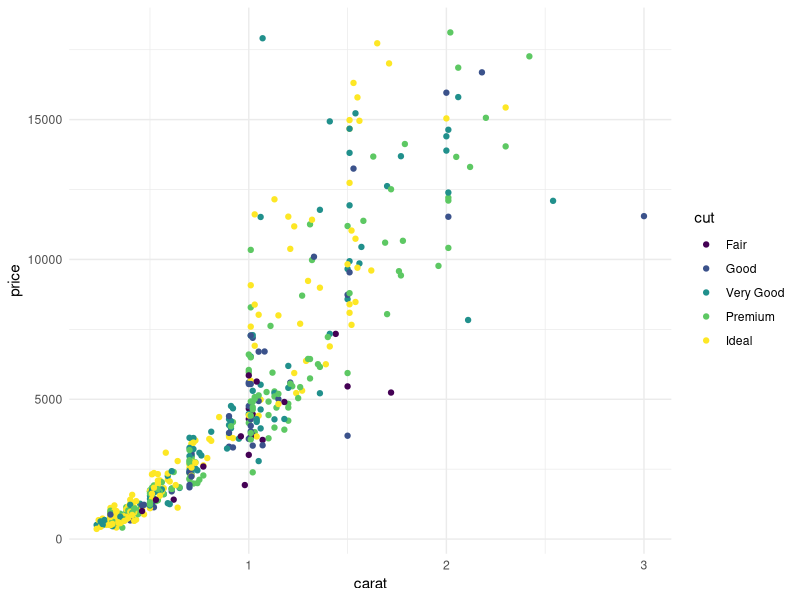
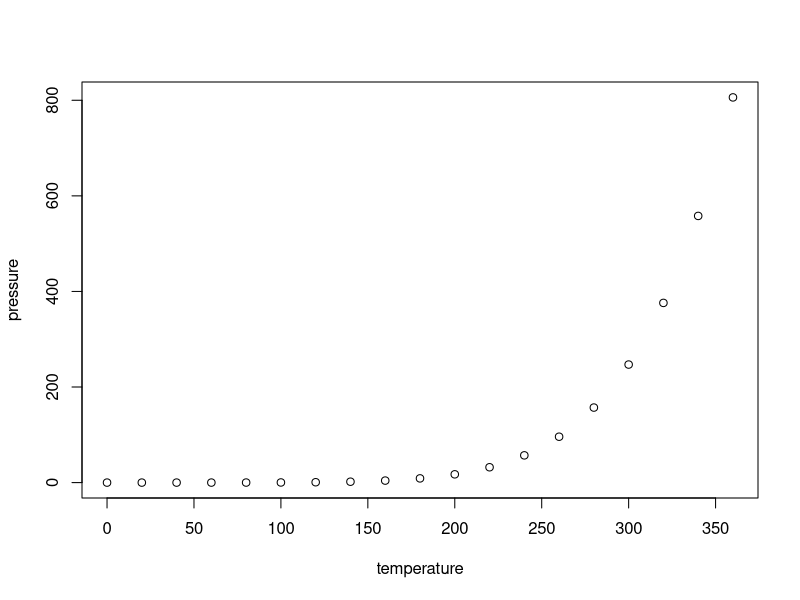
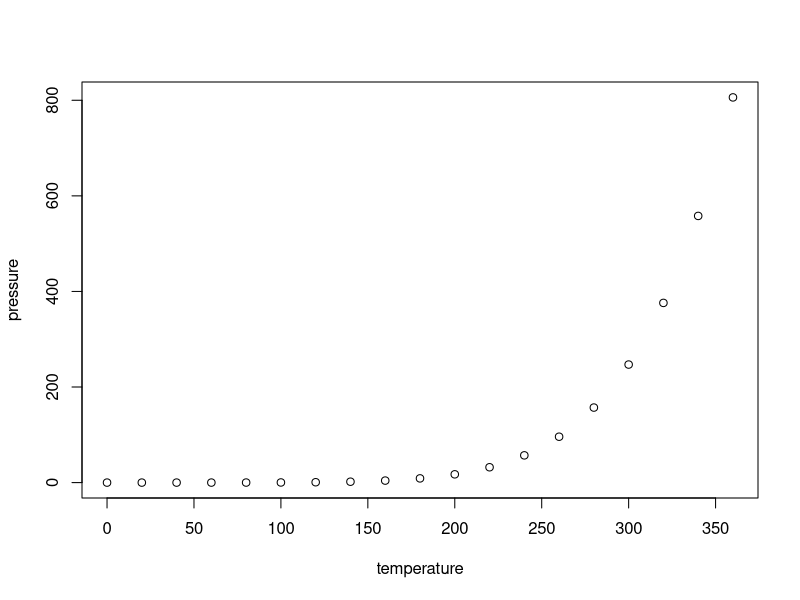

Reproduce these figures in R, in order.
## ---- chunk 1
library(dplyr)
library(ggplot2)

diamonds %>% 
  slice_sample(n = 500) %>%
  ggplot() + 
  geom_point(aes(carat, price, color = cut)) + 
  theme_minimal()
## ---- chunk 2
knitr::kable(head(iris), caption = "my table")
## ---- chunk 3
knitr::opts_chunk$set(echo = TRUE)
## ---- chunk 4
summary(cars)
## ---- chunk 5
plot(pressure)
## ---- chunk 6
plot(pressure)
